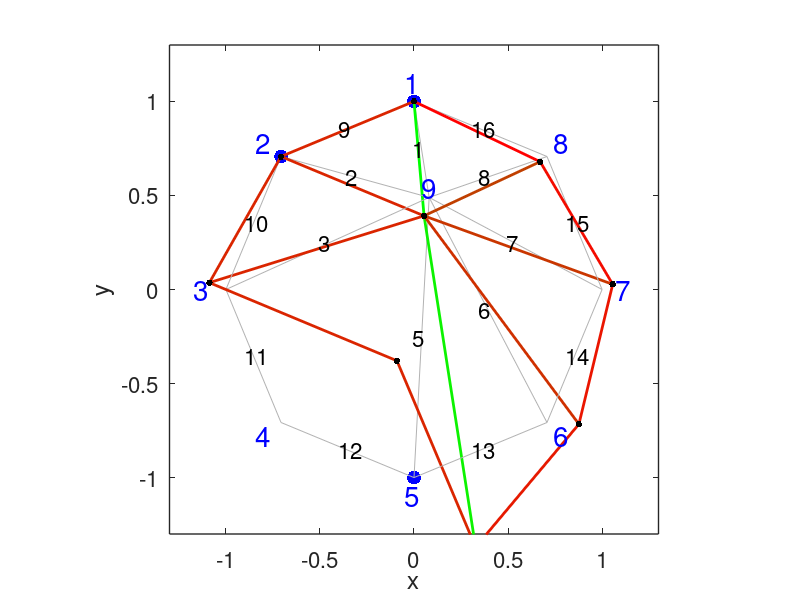

Recreate this plot in MATLAB.
%%%%%%%%%%%%%%%%%%%%%%
%Copyright Jianhui Li%
%%%%%%%%%%%%%%%%%%%%%%

clc
clear
close all

%%%%%%%%%%%%%%%%%%%%%%%%%%%%%%%%%%%%%%%%%%%%%%%%%%%%%%%%
%% Defining system parameters
%%%%%%%%%%%%%%%%%%%%%%%%%%%%%%%%%%%%%%%%%%%%%%%%%%%%%%%%
NSpokes = 8; % number of spokes
NJoints = NSpokes + 1; % number of joints
NLinks = 2*NSpokes; % spokes _ edge links
R0 = 1; % circle radius
Dspoke = 0.01; % diameter of spoke , m
Douter = 0.01; % diameter of outer links, m
E = 210e9; %Pa, mild steel Young's modulus
sigma_Yield = 210e6; %Pa, mild steel ultimate strength
xA = 0.161 / 2; % x of the centre, last 3 digits of the student number divided by 2
yA = 0.979 / 2; % y of the centre, 6, 5, 4th from last digits of the student number divided by 2
Fapplied = 1362; % N, force applied to stress the system

%%%%%%%%%%%%%%%%%%%%%%%%%%%%%%%%%%%%%%%%%%%%%%%%%%%%%%%%
%% Calculating parameters of individual links and joints
%%%%%%%%%%%%%%%%%%%%%%%%%%%%%%%%%%%%%%%%%%%%%%%%%%%%%%%%
Spoke_phi = linspace(0,2*pi()*(1-1/NSpokes),NSpokes) + pi()/2; % angle of spokes' fixing locations
Joint_x0 = [R0 * cos(Spoke_phi) xA]'; % x coordinates of Joints, N outer and 1 central
Joint_y0 = [R0 * sin(Spoke_phi) yA]'; % y coordinates of Joints, N outer and 1 central

% Now, let the links 1...N are spokes, links (N+1)...2*N are the outer connections
Link_i = [1:NSpokes 1:NSpokes]'; % spokes start at outer points, connecting links start where spokes start
Link_j = [ones(1,NSpokes)*NJoints 2:NSpokes 1]';
% spokes end at the axis, outer links end at the beginning of the next spoke

Link_theta = atan2(Joint_y0(Link_j) - Joint_y0(Link_i), Joint_x0(Link_j) - Joint_x0(Link_i));
% spokes "begin" at the system edge and "end" in the centre

Link_la = cos(Link_theta); % lambda in stiffness matrix of a member
Link_mu = sin(Link_theta); % mu in stiffness matrix of a member
Link_L0 = sqrt( (Joint_x0(Link_j) - Joint_x0(Link_i)).^2 + (Joint_y0(Link_j) - Joint_y0(Link_i)).^2 );
% % length of links

Spoke_D = ones(NSpokes,1)*Dspoke; % spoke diameter, m
Outer_D = ones(NSpokes,1)*Douter; % outer link diameter, m

Link_A = pi()/4*[Spoke_D.^2 ; Outer_D.^2]; % cross-section, spokes then links
Link_Stf = Link_A*E./Link_L0;% element stifness, spokes then links

Link_I = pi()/64*[Spoke_D.^4 ; Outer_D.^4]; % second moment for buckling
Link_Fmin = - pi()^2 * E * Link_I / 4 ./ Link_L0.^2; % buckling on compression
Link_Fmax = Link_A * sigma_Yield; % breaking on tension

%%%%%%%%%%%%%%%%%%%%%%%%%%%%%%%%%%%%%%%%%%%%%%%%%%%%%%%%%%%%%%%%%%%%%%%%%%%%
%% Modify the matrix by artificially setting its stiffness to zero (Spoke 4)
%%%%%%%%%%%%%%%%%%%%%%%%%%%%%%%%%%%%%%%%%%%%%%%%%%%%%%%%%%%%%%%%%%%%%%%%%%%%%
Link_Stf(4)=0;

%%%%%%%%%%%%%%%%%%%%%%%%%%%%%%%%%%%%%%%%%%%%%%%%%%%%%%%%
%% Composing stiffness matrix of the system and force vector
%%%%%%%%%%%%%%%%%%%%%%%%%%%%%%%%%%%%%%%%%%%%%%%%%%%%%%%%
Joint_Force = zeros(2*NJoints,1); 
Joint_Force(10) = -Fapplied;
% force vector, negative vertical to the (NSpokes/2 + 1)st spoke
STIFFNESS = zeros(2*NJoints,2*NJoints); % stiffness matrix
for kLink = 1: NLinks % populating the global stiffness matrix
    i0 = (Link_i(kLink)-1)*2; % row after which the node i begins
    j0 = (Link_j(kLink)-1)*2; % row after which the node j begins
    la = Link_la(kLink); % cos(theta) for the current spoke
    mu = Link_mu(kLink); % sin(theta) for the current spoke
    mtrx = Link_Stf(kLink)*[la^2 la*mu -la^2 -la*mu;
                            la*mu mu^2 -la*mu -mu^2;
                            -la^2 -la*mu la^2 la*mu;
                            -la*mu -mu^2 la*mu mu^2];
    % 2 X 2 part of the stiffness matrix for the current link, see Megson (17.23) which contains an error
    
    STIFFNESS((i0+1):(i0+2),(i0+1):(i0+2)) = STIFFNESS((i0+1):(i0+2),(i0+1):(i0+2)) + mtrx(1:2,1:2);
    STIFFNESS((i0+1):(i0+2),(j0+1):(j0+2)) = STIFFNESS((i0+1):(i0+2),(j0+1):(j0+2)) + mtrx(1:2,3:4);
    STIFFNESS((j0+1):(j0+2),(i0+1):(i0+2)) = STIFFNESS((j0+1):(j0+2),(i0+1):(i0+2)) + mtrx(3:4,1:2);
    STIFFNESS((j0+1):(j0+2),(j0+1):(j0+2)) = STIFFNESS((j0+1):(j0+2),(j0+1):(j0+2)) + mtrx(3:4,3:4);
end

%%%%%%%%%%%%%%%%%%%%%%%%%%%%%%%%%%%%%%%%%%%%%%%%%%%%%%%%
%% Calculating displacements from known forces
%%%%%%%%%%%%%%%%%%%%%%%%%%%%%%%%%%%%%%%%%%%%%%%%%%%%%%%%
STIFFNESS_cut = STIFFNESS(5:end,5:end); % removing rows and columns corresponding to zero displacements
F_cut = Joint_Force(5:end); % removing forces applied to joints with zero displacements
%%%%%%%%%%%%%%%%%%%%%%%%%%%%%%%%%%%%%%%%%%%%%%%%%%%%%%%%%%%%%%%%%%%%%%%%%%%%%%%%%%%%%%%%%%%%%%%%%%%%%%%
w_cut = STIFFNESS_cut \ F_cut; % CORE OPERATION: SOLVING TO FIND DEFORMATIONS %%%%%%%%%%%%%%%%%%%%%%%%%
%%%%%%%%%%%%%%%%%%%%%%%%%%%%%%%%%%%%%%%%%%%%%%%%%%%%%%%%%%%%%%%%%%%%%%%%%%%%%%%%%%%%%%%%%%%%%%%%%%%%%%%
w = [0;0;0;0;w_cut]; % completing deformation vector with zeroes
Joint_Force = STIFFNESS*w; % calculating force including fixed joints (use w and STIFFNESS)
Joint_x = Joint_x0 + w(1:2:end); % x of joints with deformations
Joint_y = Joint_y0 + w(2:2:end); % y of joints with deformations
Link_L = sqrt( (Joint_x(Link_j) - Joint_x(Link_i)).^2 + (Joint_y(Link_j) - Joint_y(Link_i)).^2 );
% new length of links
Link_F = (Link_L-Link_L0).*Link_Stf; % force in the link

%%%%%%%%%%%%%%%%%%%%%%%%%%%%%%%%%%%%%%%%%%%%%%%%%%%%%%%%
%% Plotting results
%%%%%%%%%%%%%%%%%%%%%%%%%%%%%%%%%%%%%%%%%%%%%%%%%%%%%%%%
WSTRETCH = 2000; % stretch the shown deformations to make them visible
Joint_xD = Joint_x0 + w(1:2:end)*WSTRETCH; % x with deformations stretched WSTRETCH times
Joint_yD = Joint_y0 + w(2:2:end)*WSTRETCH; % y with deformations stretched WSTRETCH times
figure(33);
clf;
plot(Joint_x0(1),Joint_y0(1),'b.','markersize',30); % fixed joint
hold on; axis equal; axis(R0*1.3*[-1 1 -1 1]);
plot(Joint_x0(2),Joint_y0(2),'b.','markersize',30); % fixed joint
plot(Joint_x0(NSpokes/2+1),Joint_y0(NSpokes/2+1),'b.','markersize',30); % loaded joint

for kLink = 1:NLinks % plotting links
    if Link_Stf(kLink)>1e-20 % only plotting existing links
    clr = [(max((Link_F))-(Link_F(kLink))) (Link_F(kLink)-min(Link_F)) 0]/(max((Link_F))-min((Link_F)));
    
    % colour coding: tension GREENer, compression REDer
    if (Link_F(kLink) > Link_Fmax(kLink)) || (Link_F(kLink) < Link_Fmin(kLink)) 
        lntype = '--'; 
    else
        lntype = '-';
    end % dashed line if the link fails
    
    % Undeformation
    plot([Joint_x0(Link_i(kLink)) Joint_x0(Link_j(kLink))], ...
    [Joint_y0(Link_i(kLink)) Joint_y0(Link_j(kLink))],'-','color',[0.7 0.7 0.7]);
    
    % Deformation
    plot([Joint_xD(Link_i(kLink)) Joint_xD(Link_j(kLink))], ...
    [Joint_yD(Link_i(kLink)) Joint_yD(Link_j(kLink))],lntype,'linewidth',2,'color',clr);
    
    text((Joint_x0(Link_i(kLink))+Joint_x0(Link_j(kLink)))/2-0.05, ...
    (Joint_y0(Link_i(kLink))+Joint_y0(Link_j(kLink)))/2,num2str(kLink),'fontsize',16);
    % captions of links
    end
end

plot(Joint_xD,Joint_yD,'k.','markersize',15);
for kJoint = 1:NJoints % signing joint numbers
    text(Joint_x0(kJoint)*1.12-0.05,Joint_y0(kJoint)*1.1,num2str(kJoint),'color','b','fontsize',20);
end
plot(Joint_xD(NSpokes/2+1),Joint_yD(NSpokes/2+1),'r.','markersize',30);
xlabel('x'); ylabel('y');
set(gca,'fontsize',16,'linewidth',1);